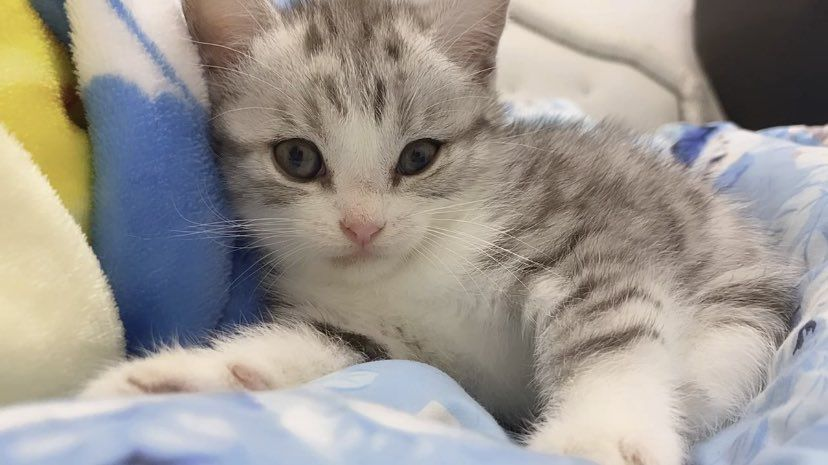
#> input picture test/mii.jpeg, 828 x 465 px
$ python Lab1_1_4.py
#> lines starting #> are read from the running program, lines starting #| are printed output that depends on the picture
import cv2
import numpy as np
from mpl_toolkits.mplot3d import Axes3D
import matplotlib.pyplot as plt

image = cv2.imread('mii.jpeg', cv2.IMREAD_GRAYSCALE)
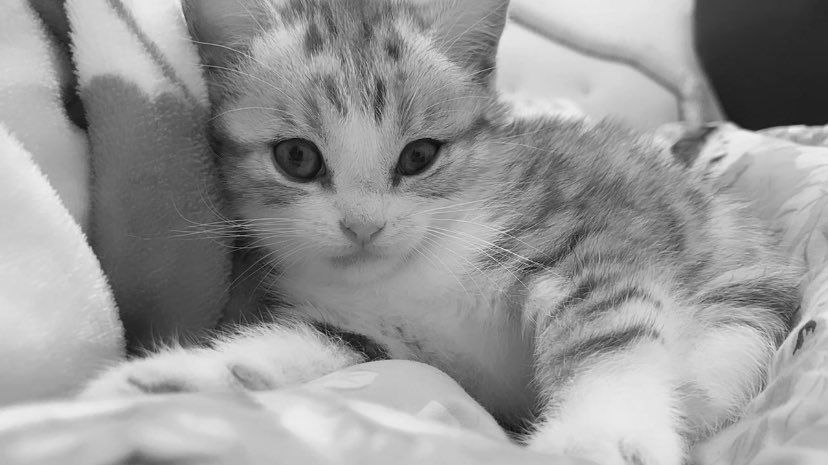
#> image: shape (465, 828); min 6, max 242, mean 152.2

height, width = image.shape
#> height = 465; width = 828

x = np.arange(0, width, 1)
#> x = 828 values from 0 to 827
y = np.arange(0, height, 1)
#> y = 465 values from 0 to 464
x, y = np.meshgrid(x, y)

z = image / 200.0

fig = plt.figure()
ax = fig.add_subplot(111, projection='3d')
ax.plot_surface(x, y, z, cmap='gray')
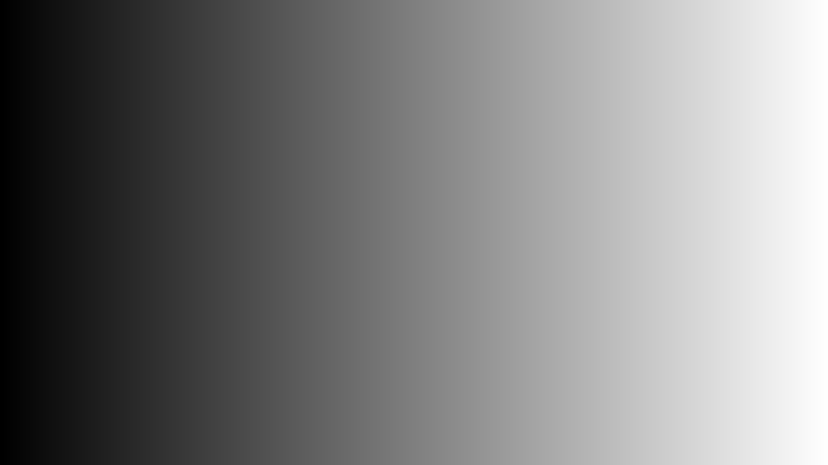
#> x: shape (465, 828) int64; min 0, max 827, mean 413.5; drawn with min black and max white
ax.set_xlabel('X')
ax.set_ylabel('Y')
ax.set_zlabel('Intensity')
plt.show()
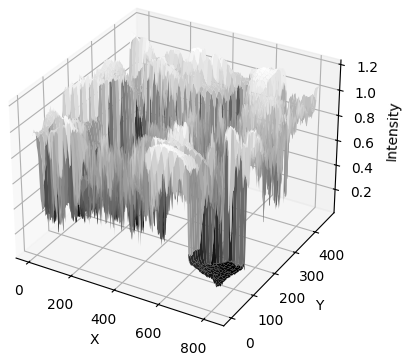
#> figure drawn by matplotlib, 1 panel
